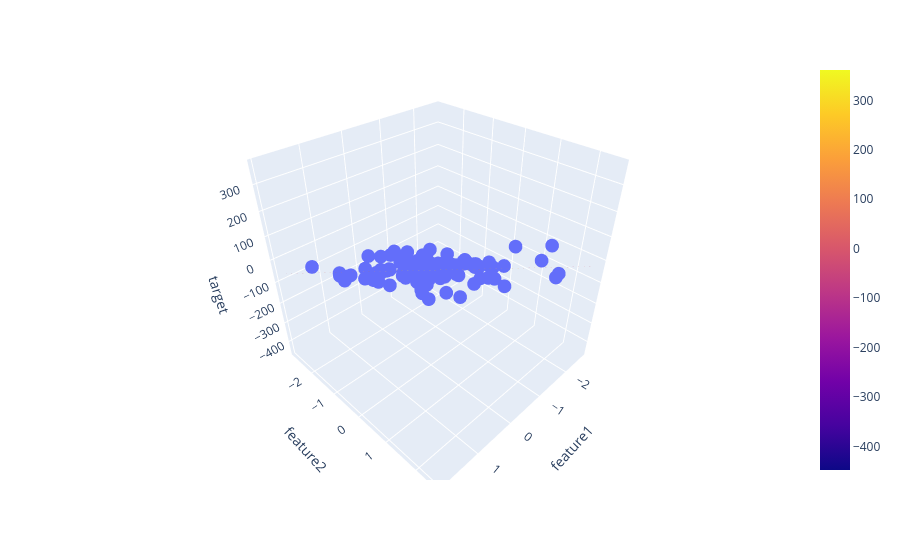

The notebook cell this image was saved under:
### Code cell
fig = px.scatter_3d(df,x='feature1',y='feature2',z='target')
fig.add_trace(go.Surface(x=xGrid,y=yGrid,z=Z))
fig.show()
